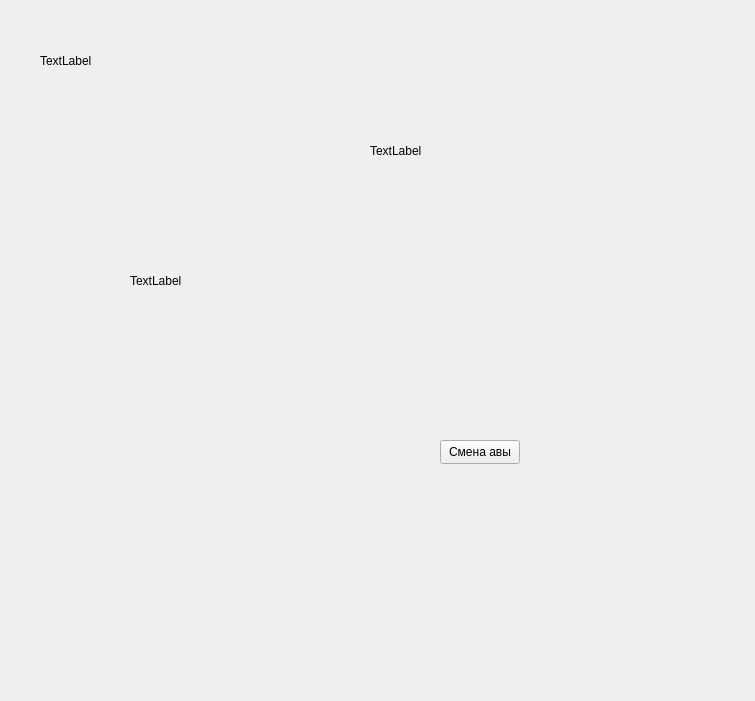
<?xml version="1.0" encoding="UTF-8"?>
<ui version="4.0">
 <class>Profile</class>
 <widget class="QFrame" name="Profile">
  <property name="geometry">
   <rect>
    <x>0</x>
    <y>0</y>
    <width>755</width>
    <height>701</height>
   </rect>
  </property>
  <property name="windowTitle">
   <string>Frame</string>
  </property>
  <widget class="QLabel" name="userlabel">
   <property name="geometry">
    <rect>
     <x>40</x>
     <y>40</y>
     <width>311</width>
     <height>41</height>
    </rect>
   </property>
   <property name="styleSheet">
    <string notr="true">font: 14pt &quot;Segoe UI&quot;;</string>
   </property>
   <property name="text">
    <string>TextLabel</string>
   </property>
  </widget>
  <widget class="QLabel" name="tegslabel">
   <property name="geometry">
    <rect>
     <x>130</x>
     <y>220</y>
     <width>481</width>
     <height>121</height>
    </rect>
   </property>
   <property name="text">
    <string>TextLabel</string>
   </property>
  </widget>
  <widget class="QLabel" name="avatarLabel">
   <property name="geometry">
    <rect>
     <x>370</x>
     <y>100</y>
     <width>111</width>
     <height>101</height>
    </rect>
   </property>
   <property name="text">
    <string>TextLabel</string>
   </property>
  </widget>
  <widget class="QPushButton" name="uploadavatar">
   <property name="geometry">
    <rect>
     <x>440</x>
     <y>440</y>
     <width>80</width>
     <height>24</height>
    </rect>
   </property>
   <property name="text">
    <string>Смена авы</string>
   </property>
  </widget>
 </widget>
 <resources/>
 <connections/>
</ui>
